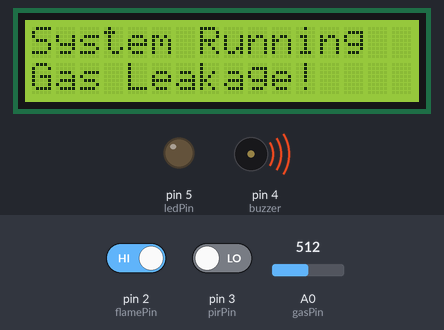
Bench run of a sketch on a simulated Arduino Uno, built with avr-gcc and run on an emulated ATmega328P. Shown: 16×2 character LCD, output pins drawn as LEDs (lit = HIGH), buzzer (waves = sounding, pin HIGH). Dashed ring = blinking. Inputs (shaded band) come from the test bench; at power-on: pin 2 (flamePin) HIGH, A0 (gasPin) = 512, pin 3 (pirPin) LOW.

Above: at 3.2 s.
3.3 s: pin 2 (flamePin) driven LOW
At 4.9 s:
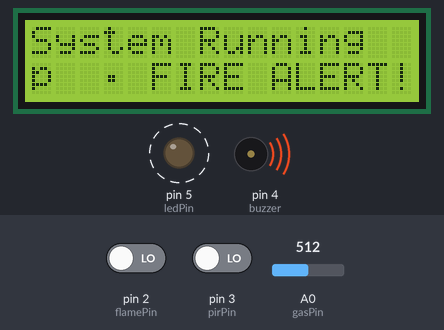
5.2 s: pin 2 (flamePin) driven HIGH
At 6.6 s:
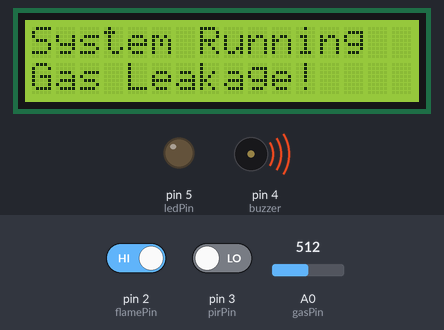
6.9 s: A0 (gasPin) set to 409
8.4 s: A0 (gasPin) set to 387
At 9.9 s:
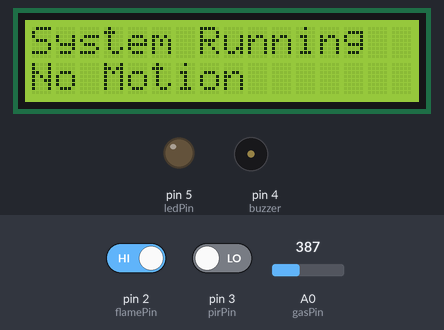
10.2 s: pin 3 (pirPin) driven HIGH
At 11.0 s:
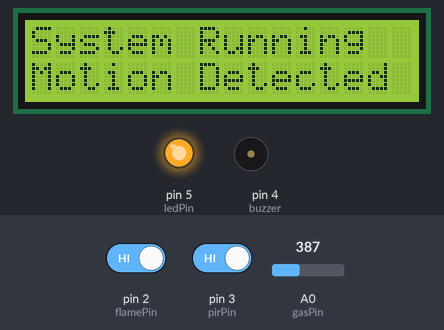
11.8 s: A0 (gasPin) set to 410
At 12.4 s:
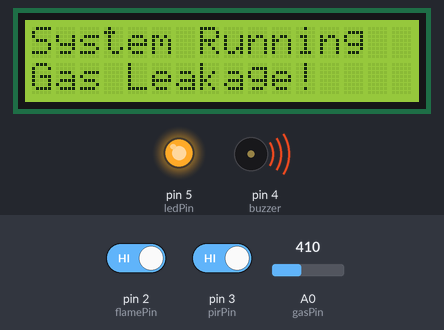
Timing chart, 0 to 14.4 s (numbered marks = the images above; inputs shaded):
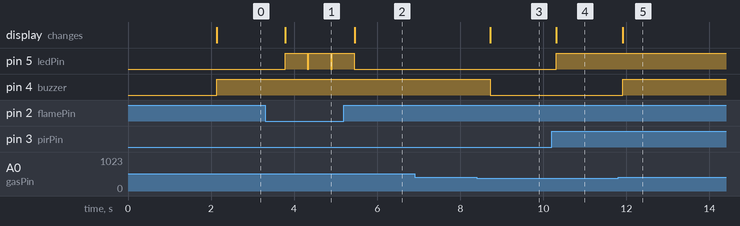

Measured:
- the behaviour switches between 401 and 400 on A0 (gasPin) (found by bisection; images 2 and 3)
- after the input at 3.3 s, pin 5 (ledPin): alternates HIGH for 0.53 s and LOW for 0.03 s, starting after 0.49 s; the display: changes after 0.49 s (image 1)
- after the input at 5.2 s, pin 5 (ledPin): goes on until 5.4 s, then stays LOW; the display: changes after 0.26 s (image 2)
- after the input at 6.9 s, every drawn part: stays the same
- after the input at 8.4 s, pin 4 (buzzer): HIGH → LOW after 0.32 s; the display: changes after 0.32 s (image 3)
- after the input at 10.2 s, pin 5 (ledPin): LOW → HIGH after 0.11 s; the display: changes after 0.11 s (image 4)
- after the input at 11.8 s, pin 4 (buzzer): LOW → HIGH after 0.12 s; the display: changes after 0.12 s (image 5)

The sketch:

sketch_mar13a_copy_20260313111745.ino
```cpp
#include <Wire.h>
#include <LiquidCrystal_I2C.h>

// LCD setup
LiquidCrystal_I2C lcd(0x27, 16, 2);

// Pin definitions
const int pirPin = 3;
const int gasPin = A0;
const int flamePin = 2;   // Flame sensor (DO pin)
const int buzzer = 4;
const int ledPin = 5;

// Variables
int motionState = 0;
int gasValue = 0;
int flameState = 0;

void setup() {
  Serial.begin(9600);

  pinMode(pirPin, INPUT);
  pinMode(flamePin, INPUT);
  pinMode(buzzer, OUTPUT);
  pinMode(ledPin, OUTPUT);

  lcd.begin();
  lcd.backlight();

  lcd.setCursor(0, 0);
  lcd.print("Smart Room");
  lcd.setCursor(0, 1);
  lcd.print("Safety System");
  delay(2000);
  lcd.clear();
}

void loop() {

  // Read sensors
  motionState = digitalRead(pirPin);
  gasValue = analogRead(gasPin);
  flameState = digitalRead(flamePin);

  // Default display
  lcd.setCursor(0, 0);
  lcd.print("System Running ");

  // Motion detection
  if (motionState == HIGH) {
    lcd.setCursor(0, 1);
    lcd.print("Motion Detected ");
    digitalWrite(ledPin, HIGH);
  } else {
    lcd.setCursor(0, 1);
    lcd.print("No Motion       ");
    digitalWrite(ledPin, LOW);
  }

  // Gas detection
  if (gasValue > 400) {
    lcd.setCursor(0, 1);
    lcd.print("Gas Leakage!    ");
    digitalWrite(buzzer, HIGH);
  }

  // Flame detection
  if (flameState == LOW) {  // LOW = flame detected
    lcd.setCursor(0, 1);
    lcd.print("🔥 FIRE ALERT!   ");
    digitalWrite(buzzer, HIGH);
    digitalWrite(ledPin, HIGH);
  }

  // If everything normal
  if (gasValue <= 400 && flameState == HIGH) {
    digitalWrite(buzzer, LOW);
  }

  delay(500);
}
```
